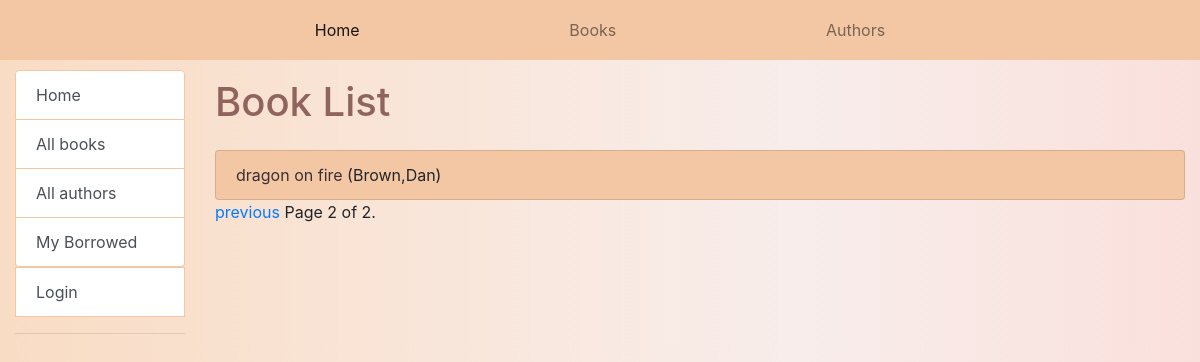
Page /catalog/books/?page=2 on the earlier database version.
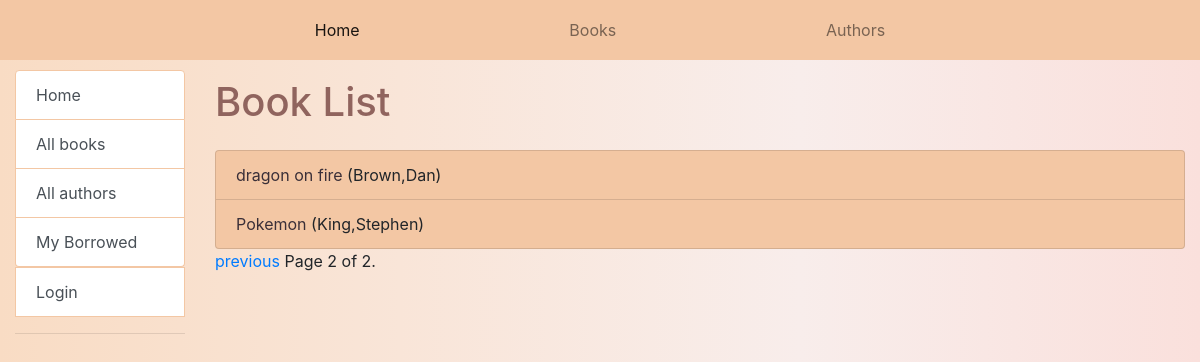
Same page on the later database version.
### catalog/models.py (models this page shows, shortened)
class Book(models.Model):
    title = models.CharField(max_length=200)
    author = models.ForeignKey('Author',on_delete=models.SET_NULL, null=True)
    summary = models.TextField(max_length=1000, help_text='Enter a brief description of the book')
    isbn = models.CharField('ISBN',max_length=13,unique=True,
                help_text='13 Character <a href="https://www.isbn-international.org/content/what-isbn">ISBN number</a>')
    genre = models.ManyToManyField(Genre,help_text='Select a genre for this book')
    language =models.ForeignKey('Language',on_delete=models.SET_NULL,null=True)
    def display_genre(self):
        return ', '.join(genre.name for genre in self.genre.all()[:3])
    display_genre.short_description = 'Genre'
    def get_absolute_url(self):
        return reverse('book-detail', args=[str(self.id)])

class Author(models.Model):
    first_name = models.CharField(max_length=100)
    last_name = models.CharField(max_length=100)
    date_of_birth = models.DateField(null=True,blank=True)
    date_of_death = models.DateField('died', null=True,blank=True)
    class Meta:
        ordering = ['last_name']
    def __str__(self) :
        return f'{self.last_name},{self.first_name}'

### catalog/views.py (the view)
# urls.py: path('books/',views.BookListView.as_view(),name='books'),
class BookListView(generic.ListView):
    model = Book
    paginate_by = 10

### catalog/templates/catalog/book_list.html
{% extends "base_generic.html" %}
{% block content %}
  <h1 class="accent mb-4 mt-2">Book List</h1>
  {% if book_list %}
  <ul class="list-group ">
    {% for book in book_list %}
      <li class="list-group-item list-color">
        <a class ="dark" href ="{{ book.get_absolute_url }}">{{ book.title }}</a> ({{book.author}})
      </li>
    {% endfor %}
  </ul>
  {% else %}
    <p class="dark">There are no books in the library.</p>
  {% endif %}
{% endblock %}

Differences in the rows shown:
added Book: title "Pokemon", author "King,Stephen"
